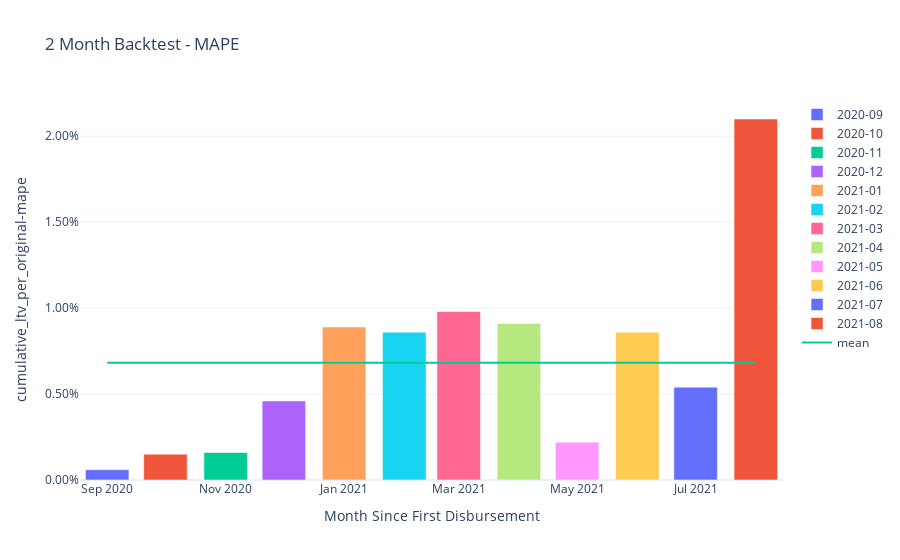

The notebook cell this image was saved under:
### Code cell
m1.plot_cohorts('cumulative_ltv_per_original-mape', 'backtest_report')

### Figure 1 — Plotly figure (JSON) as saved in the notebook; plotly's stock layout.template omitted (floating-point values rounded to 4 significant figures)
{"data": [{"name": "2020-09", "type": "bar", "x": ["2020-09"], "y": [0.0006]}, {"name": "2020-10", "type": "bar", "x": ["2020-10"], "y": [0.0015]}, {"name": "2020-11", "type": "bar", "x": ["2020-11"], "y": [0.0016]}, {"name": "2020-12", "type": "bar", "x": ["2020-12"], "y": [0.0046]}, {"name": "2021-01", "type": "bar", "x": ["2021-01"], "y": [0.0089]}, {"name": "2021-02", "type": "bar", "x": ["2021-02"], "y": [0.0086]}, {"name": "2021-03", "type": "bar", "x": ["2021-03"], "y": [0.0098]}, {"name": "2021-04", "type": "bar", "x": ["2021-04"], "y": [0.0091]}, {"name": "2021-05", "type": "bar", "x": ["2021-05"], "y": [0.0022]}, {"name": "2021-06", "type": "bar", "x": ["2021-06"], "y": [0.0086]}, {"name": "2021-07", "type": "bar", "x": ["2021-07"], "y": [0.0054]}, {"name": "2021-08", "type": "bar", "x": ["2021-08"], "y": [0.021]}, {"mode": "lines", "name": "mean", "type": "scatter", "x": ["2020-09", "2020-10", "2020-11", "2020-12", "2021-01", "2021-02", "2021-03", "2021-04", "2021-05", "2021-06", "2021-07", "2021-08"], "y": [0.006825, 0.006825, 0.006825, 0.006825, 0.006825, 0.006825, 0.006825, 0.006825, 0.006825, 0.006825, 0.006825, 0.006825]}], "layout": {"title": {"text": "2 Month Backtest - MAPE"}, "xaxis": {"title": {"text": "Month Since First Disbursement"}}, "yaxis": {"tickformat": ".2%", "title": {"text": "cumulative_ltv_per_original-mape"}}}}
